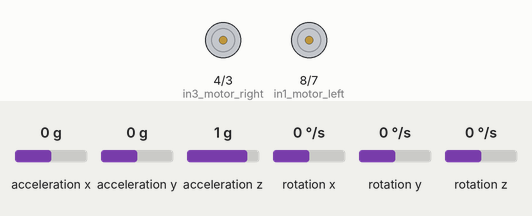
Simulated run of this sketch. Board: Arduino Uno, built with avr-gcc and run on an emulated ATmega328P. On the bench: motor-driver pin pairs drawn as motors (green arrow = first pin HIGH = forward, orange = second pin HIGH = backward, longer = more drive). Wiring (inferred from the names in the program): MPU-6050 motion sensor at I2C address 0x68. The test bench sets the inputs (shaded band); at power-on: acceleration x 0 g, acceleration y 0 g, rotation y 0 °/s, rotation x 0 °/s, acceleration z 1 g, rotation z 0 °/s.

Above: at 1.3 s.
1.4 s: acceleration x set to -1.4 g
At 1.84 s:
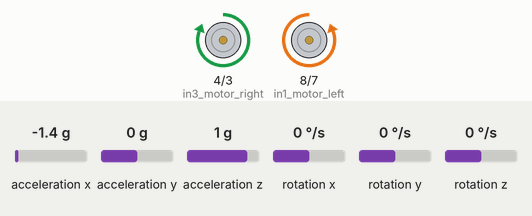
4.4 s: acceleration y set to -1.4 g
At 4.54 s:
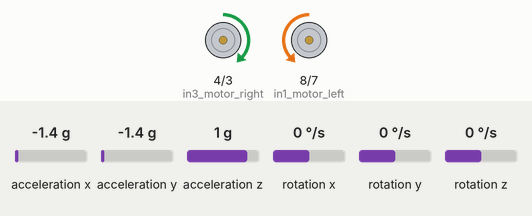
7.4 s: rotation y set to -23 °/s
At 7.9 s:
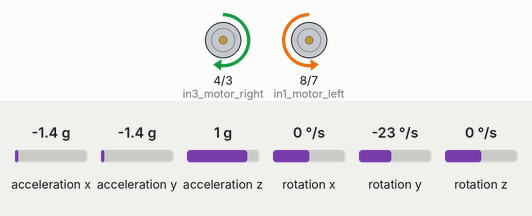
10.4 s: rotation y set to -28 °/s
13.4 s: rotation x set to -175 °/s
16.4 s: rotation x set to -186 °/s
Timing chart, 0 to 20.4 s (numbered marks = the images above; inputs shaded):
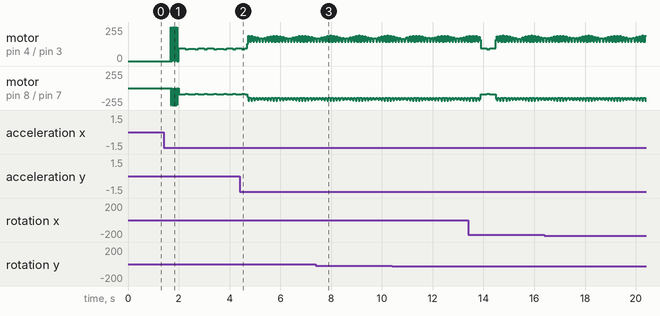

The sketch:

Self_Balancing_Robot.ino
```cpp
/*
 * Self Balancing Robot [SBR]
 * More info at: https://dryetch.blogspot.com/
 */

#include <Wire.h>
#include "Kalman.h" // Source: https://github.com/TKJElectronics/KalmanFilter

#define RESTRICT_PITCH

// Kalman filter instances for roll and pitch.
Kalman kalmanX;
Kalman kalmanY;

// Raw IMU readings and derived angles.
double accX, accY, accZ;
double gyroX, gyroY, gyroZ;
int16_t tempRaw;

double gyroXangle, gyroYangle;   // Angle integrated from gyroscope data.
double compAngleX, compAngleY;   // Angle estimated by the complementary filter.
double kalAngleX, kalAngleY;     // Angle estimated by the Kalman filter.
double corrected_x, corrected_y; // Angles corrected with the tuned offsets.

uint32_t timer;
uint8_t i2cData[14]; // Buffer for MPU-6050 register reads.

// L293D motor driver pins.
int in1_motor_left = 8;
int in2_motor_left = 7;
int in3_motor_right = 4;
int in4_motor_right = 3;

// Pulse timing used to nudge the motors.
int pwm_on = 5;  // ms on
int pwm_off = 5; // ms off

void setup() {
  // Configure the motor driver outputs.
  pinMode(in1_motor_left, OUTPUT);
  pinMode(in2_motor_left, OUTPUT);
  pinMode(in3_motor_right, OUTPUT);
  pinMode(in4_motor_right, OUTPUT);

  // Start the serial console and I2C bus.
  Serial.begin(115200);
  Wire.begin();

  TWBR = ((F_CPU / 400000L) - 16) / 2; // Set I2C frequency to 400 kHz.

  // Configure the MPU-6050 sample rate and measurement ranges.
  i2cData[0] = 7;    // 8 kHz / (7 + 1) = 1 kHz sample rate.
  i2cData[1] = 0x00; // Disable FSYNC and set 260 Hz Acc filtering, 256 Hz Gyro filtering, 8 KHz sampling.
  i2cData[2] = 0x00; // Gyro full-scale range: +/-250 deg/s.
  i2cData[3] = 0x00; // Accelerometer full-scale range: +/-2 g.

  while (i2cWrite(0x19, i2cData, 4, false)); // Write to all four registers at once to minimize I2C transactions.
  while (i2cWrite(0x6B, 0x01, true)); // PLL with X axis gyroscope reference and disable sleep mode.

  while (i2cRead(0x75, i2cData, 1));
  if (i2cData[0] != 0x68) { // Read the WHO_AM_I register.
    Serial.print(F("Error reading sensor"));
    while (1);
  }

  delay(100); // Give the sensor time to stabilize.

  // Read the initial accelerometer angle and seed the filters from it.
  while (i2cRead(0x3B, i2cData, 6));
  accX = (i2cData[0] << 8) | i2cData[1];
  accY = (i2cData[2] << 8) | i2cData[3];
  accZ = (i2cData[4] << 8) | i2cData[5];

  // Convert the accelerometer reading from radians to degrees.
  #ifdef RESTRICT_PITCH
    double roll = atan2(accY, accZ) * RAD_TO_DEG;
    double pitch = atan(-accX / sqrt(accY * accY + accZ * accZ)) * RAD_TO_DEG;
  #else
    double roll = atan(accY / sqrt(accX * accX + accZ * accZ)) * RAD_TO_DEG;
    double pitch = atan2(-accX, accZ) * RAD_TO_DEG;
  #endif

  // Use the measured pose as the starting point for all angle estimates.
  kalmanX.setAngle(roll);
  kalmanY.setAngle(pitch);
  gyroXangle = roll;
  gyroYangle = pitch;
  compAngleX = roll;
  compAngleY = pitch;
  timer = micros();
}

void loop() {
  // Read accelerometer, temperature, and gyroscope data in one burst.
  while (i2cRead(0x3B, i2cData, 14));
  accX = ((i2cData[0] << 8) | i2cData[1]);
  accY = ((i2cData[2] << 8) | i2cData[3]);
  accZ = ((i2cData[4] << 8) | i2cData[5]);
  tempRaw = (i2cData[6] << 8) | i2cData[7];
  gyroX = (i2cData[8] << 8) | i2cData[9];
  gyroY = (i2cData[10] << 8) | i2cData[11];
  gyroZ = (i2cData[12] << 8) | i2cData[13];

  // Calculate the elapsed time since the previous loop.
  double dt = (double)(micros() - timer) / 1000000;
  timer = micros();

  #ifdef RESTRICT_PITCH
    double roll  = atan2(accY, accZ) * RAD_TO_DEG;
    double pitch = atan(-accX / sqrt(accY * accY + accZ * accZ)) * RAD_TO_DEG;
  #else
    double roll  = atan(accY / sqrt(accX * accX + accZ * accZ)) * RAD_TO_DEG;
    double pitch = atan2(-accX, accZ) * RAD_TO_DEG;
  #endif

  double gyroXrate = gyroX / 131.0; // Convert to deg/s.
  double gyroYrate = gyroY / 131.0; // Convert to deg/s.

  #ifdef RESTRICT_PITCH
    // Handle the jump between -180 and 180 degrees before updating the filter.
    if ((roll < -90 && kalAngleX > 90) || (roll > 90 && kalAngleX < -90)) {
      kalmanX.setAngle(roll);
      compAngleX = roll;
      kalAngleX = roll;
      gyroXangle = roll;
    } else {
      kalAngleX = kalmanX.getAngle(roll, gyroXrate, dt);
    }

    if (abs(kalAngleX) > 90) {
      gyroYrate = -gyroYrate; // Keep the gyro rate aligned with the restricted pitch model.
    }
    kalAngleY = kalmanY.getAngle(pitch, gyroYrate, dt);
  #else
    // Handle the jump between -180 and 180 degrees before updating the filter.
    if ((pitch < -90 && kalAngleY > 90) || (pitch > 90 && kalAngleY < -90)) {
      kalmanY.setAngle(pitch);
      compAngleY = pitch;
      kalAngleY = pitch;
      gyroYangle = pitch;
    } else {
      kalAngleY = kalmanY.getAngle(pitch, gyroYrate, dt);
    }

    if (abs(kalAngleY) > 90) {
      gyroXrate = -gyroXrate; // Keep the gyro rate aligned with the restricted roll model.
    }
    kalAngleX = kalmanX.getAngle(roll, gyroXrate, dt);
  #endif

  gyroXangle += gyroXrate * dt;
  gyroYangle += gyroYrate * dt;
  compAngleX = 0.93 * (compAngleX + gyroXrate * dt) + 0.07 * roll;
  compAngleY = 0.93 * (compAngleY + gyroYrate * dt) + 0.07 * pitch;

  // Reset the gyro estimate if it drifts too far away.
  if (gyroXangle < -180 || gyroXangle > 180) {
    gyroXangle = kalAngleX;
  }
  if (gyroYangle < -180 || gyroYangle > 180) {
    gyroYangle = kalAngleY;
  }

  Serial.print("\r\n");
  delay(2);

  // Apply the tuned mechanical offsets before deciding motor direction.
  corrected_x = kalAngleX - 171.746;
  corrected_y = kalAngleY - 81.80;

  // Keep the center of mass over the wheel base.
  pwm_adjust(corrected_y);
  if (corrected_y > -50 && corrected_y < -18) {
    backward();
  } else if (corrected_y >= -15 && corrected_y < 0) {
    forward();
  } else {
    stop();
  }
}

// Drive both wheels forward for one pulse.
void forward() {
  digitalWrite(in1_motor_left, HIGH);
  digitalWrite(in2_motor_left, LOW);
  digitalWrite(in3_motor_right, LOW);
  digitalWrite(in4_motor_right, HIGH);
  delay(pwm_on);

  digitalWrite(in1_motor_left, LOW);
  digitalWrite(in2_motor_left, LOW);
  digitalWrite(in3_motor_right, LOW);
  digitalWrite(in4_motor_right, LOW);
  delay(pwm_off);
}

// Drive both wheels backward for one pulse.
void backward() {
  digitalWrite(in1_motor_left, LOW);
  digitalWrite(in2_motor_left, HIGH);
  digitalWrite(in3_motor_right, HIGH);
  digitalWrite(in4_motor_right, LOW);
  delay(pwm_on);

  digitalWrite(in1_motor_left, LOW);
  digitalWrite(in2_motor_left, LOW);
  digitalWrite(in3_motor_right, LOW);
  digitalWrite(in4_motor_right, LOW);
  delay(pwm_off);
}

// Turn all motor outputs off for one pulse window.
void stop() {
  digitalWrite(in1_motor_left, LOW);
  digitalWrite(in2_motor_left, LOW);
  digitalWrite(in3_motor_right, LOW);
  digitalWrite(in4_motor_right, LOW);
  delay(pwm_on);

  digitalWrite(in1_motor_left, LOW);
  digitalWrite(in2_motor_left, LOW);
  digitalWrite(in3_motor_right, LOW);
  digitalWrite(in4_motor_right, LOW);
  delay(pwm_off);
}

// Use longer motor pulses when the tilt error is larger.
void pwm_adjust(int value_y) {
  if (value_y >= -50 && value_y <= -35) {
    pwm_on = 15; // ms on
    pwm_off = 5; // ms off
  } else if (value_y > -8 && value_y <= 0) {
    pwm_on = 15; // ms on
    pwm_off = 5; // ms off
  } else {
    pwm_on = 5;  // ms on
    pwm_off = 5; // ms off
  }
}
```

I2C.ino
```cpp
// (licence header left out)
const uint8_t IMUAddress = 0x68; // AD0 is logic low on the PCB
const uint16_t I2C_TIMEOUT = 1000; // Used to check for errors in I2C communication

uint8_t i2cWrite(uint8_t registerAddress, uint8_t data, bool sendStop) {
  return i2cWrite(registerAddress, &data, 1, sendStop); // Returns 0 on success
}

uint8_t i2cWrite(uint8_t registerAddress, uint8_t *data, uint8_t length, bool sendStop) {
  Wire.beginTransmission(IMUAddress);
  Wire.write(registerAddress);
  Wire.write(data, length);
  uint8_t rcode = Wire.endTransmission(sendStop); // Returns 0 on success
  if (rcode) {
    Serial.print(F("i2cWrite failed: "));
    Serial.println(rcode);
  }
  return rcode; // See: http://arduino.cc/en/Reference/WireEndTransmission
}

uint8_t i2cRead(uint8_t registerAddress, uint8_t *data, uint8_t nbytes) {
  uint32_t timeOutTimer;
  Wire.beginTransmission(IMUAddress);
  Wire.write(registerAddress);
  uint8_t rcode = Wire.endTransmission(false); // Don't release the bus
  if (rcode) {
    Serial.print(F("i2cRead failed: "));
    Serial.println(rcode);
    return rcode; // See: http://arduino.cc/en/Reference/WireEndTransmission
  }
  Wire.requestFrom(IMUAddress, nbytes, (uint8_t)true); // Send a repeated start and then release the bus after reading
  for (uint8_t i = 0; i < nbytes; i++) {
    if (Wire.available())
      data[i] = Wire.read();
    else {
      timeOutTimer = micros();
      while (((micros() - timeOutTimer) < I2C_TIMEOUT) && !Wire.available());
      if (Wire.available())
        data[i] = Wire.read();
      else {
        Serial.println(F("i2cRead timeout"));
        return 5; // This error value is not already taken by endTransmission
      }
    }
  }
  return 0; // Success
}
```

Kalman.h
```cpp
// (licence header left out)
#ifndef _Kalman_h
#define _Kalman_h

class Kalman {
public:
    Kalman() {
        /* We will set the variables like so, these can also be tuned by the user */
        Q_angle = 0.001;
        Q_bias = 0.003;
        R_measure = 0.03;

        angle = 0; // Reset the angle
        bias = 0; // Reset bias

        P[0][0] = 0; // Since we assume that the bias is 0 and we know the starting angle (use setAngle), the error covariance matrix is set like so - see: http://en.wikipedia.org/wiki/Kalman_filter#Example_application.2C_technical
        P[0][1] = 0;
        P[1][0] = 0;
        P[1][1] = 0;
    };
    // The angle should be in degrees and the rate should be in degrees per second and the delta time in seconds
    double getAngle(double newAngle, double newRate, double dt) {
        // KasBot V2  -  Kalman filter module - http://www.x-firm.com/?page_id=145
        // Modified by Kristian Lauszus
        // See my blog post for more information: http://blog.tkjelectronics.dk/2012/09/a-practical-approach-to-kalman-filter-and-how-to-implement-it

        // Discrete Kalman filter time update equations - Time Update ("Predict")
        // Update xhat - Project the state ahead
        /* Step 1 */
        rate = newRate - bias;
        angle += dt * rate;

        // Update estimation error covariance - Project the error covariance ahead
        /* Step 2 */
        P[0][0] += dt * (dt*P[1][1] - P[0][1] - P[1][0] + Q_angle);
        P[0][1] -= dt * P[1][1];
        P[1][0] -= dt * P[1][1];
        P[1][1] += Q_bias * dt;

        // Discrete Kalman filter measurement update equations - Measurement Update ("Correct")
        // Calculate Kalman gain - Compute the Kalman gain
        /* Step 4 */
        S = P[0][0] + R_measure;
        /* Step 5 */
        K[0] = P[0][0] / S;
        K[1] = P[1][0] / S;

        // Calculate angle and bias - Update estimate with measurement zk (newAngle)
        /* Step 3 */
        y = newAngle - angle;
        /* Step 6 */
        angle += K[0] * y;
        bias += K[1] * y;

        // Calculate estimation error covariance - Update the error covariance
        /* Step 7 */
        P[0][0] -= K[0] * P[0][0];
        P[0][1] -= K[0] * P[0][1];
        P[1][0] -= K[1] * P[0][0];
        P[1][1] -= K[1] * P[0][1];

        return angle;
    };
    void setAngle(double newAngle) { angle = newAngle; }; // Used to set angle, this should be set as the starting angle
    double getRate() { return rate; }; // Return the unbiased rate

    /* These are used to tune the Kalman filter */
    void setQangle(double newQ_angle) { Q_angle = newQ_angle; };
    void setQbias(double newQ_bias) { Q_bias = newQ_bias; };
    void setRmeasure(double newR_measure) { R_measure = newR_measure; };

    double getQangle() { return Q_angle; };
    double getQbias() { return Q_bias; };
    double getRmeasure() { return R_measure; };

private:
    /* Kalman filter variables */
    double Q_angle; // Process noise variance for the accelerometer
    double Q_bias; // Process noise variance for the gyro bias
    double R_measure; // Measurement noise variance - this is actually the variance of the measurement noise

    double angle; // The angle calculated by the Kalman filter - part of the 2x1 state vector
    double bias; // The gyro bias calculated by the Kalman filter - part of the 2x1 state vector
    double rate; // Unbiased rate calculated from the rate and the calculated bias - you have to call getAngle to update the rate

    double P[2][2]; // Error covariance matrix - This is a 2x2 matrix
    double K[2]; // Kalman gain - This is a 2x1 vector
    double y; // Angle difference
    double S; // Estimate error
};

#endif
```
